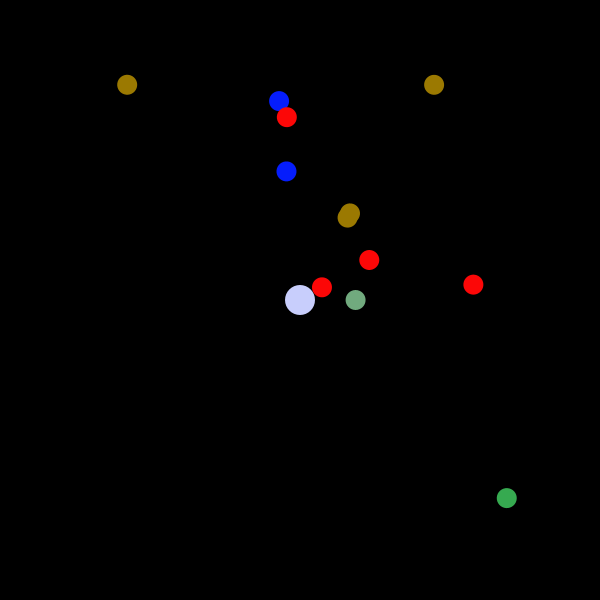
Frame 1 (no input)
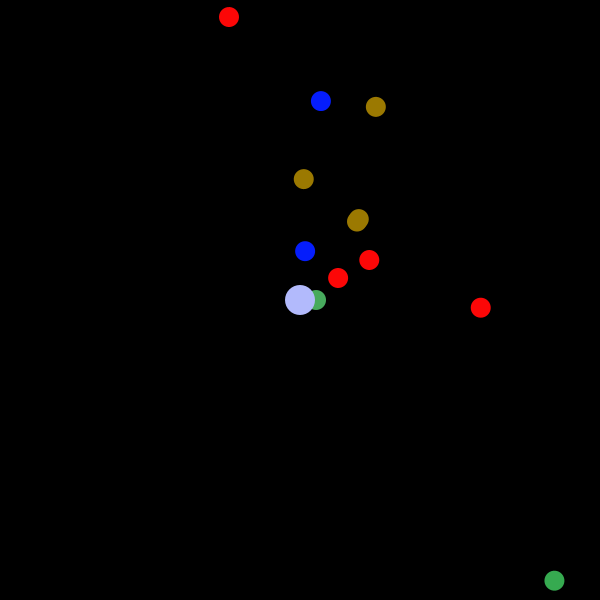
Frame 60 (the mouse pressed at the canvas centre just before this capture)
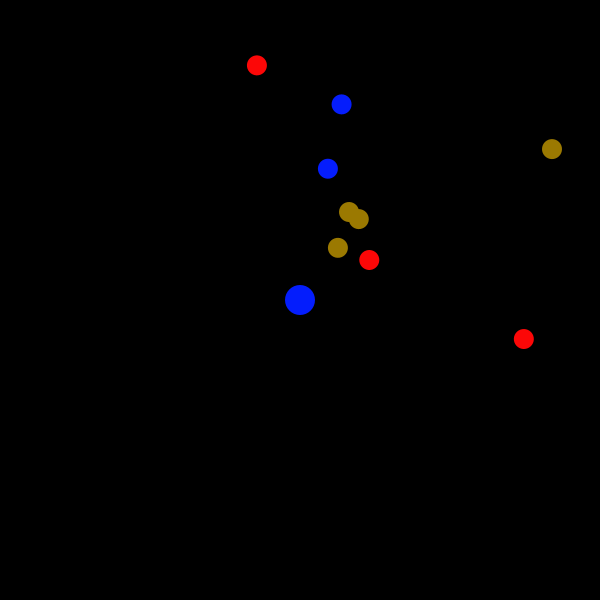
Frame 120 (the mouse held since frame 60 and released just before this capture)

The Processing sketch that drew these frames (run headless with seeded random() and noise(); from frame 60 on, the mouse is pressed at the canvas centre):

// Processing sketch: processing_21026
// ── processing_21026.pde


int hours;
int minutes;
int seconds;
int SS = 0;


void setup() {
  size(600, 600);
  colorMode(HSB, 100);
  background(0, 0,90);
  strokeCap(ROUND);
  smooth();
}

void draw() {
 
   // get system variables
 hours = hour();
 minutes = minute();
 seconds = second();
 
 println(hours + " " + minutes + " " + seconds);
    
    // fix for 24 hour clock
  if(hours > 12) {
   hours -= 12; 
  }
 
background(000);
 
    // center sketch
  translate(300,300);
  rotate(radians(90));
  noFill();

//minutes

S();
//SS();
M();
H();

//??
//fromhours
//stroke(37, random (100), 67, 10); 
//line(0, random(-600), 0, 0);
fill (37, random (100), 67);
ellipse (0, random(-600), 20, 20);
/* Stuff..
//from seconds to minutes
//stroke( 13, random(100), 61, 50);
//line(0, random(600), 0, 0);
fill( 13, random(100), 61);
ellipse(0, random(300), 20, 20);

//from minutes hours

fill( 355, random(100), 99);
ellipse(random(300), 0, 20, 20);
stroke( 355, random(100), 99, 10);
line( 0, 0,  300, 0);
line( 0, 0,  -300, -300);
*/


//center
noStroke();
fill(65, random(100), 99);
ellipse( 0, 0, 30, 30);




  
}

void S(){
  
    // second hand
pushMatrix();
rotate(radians(6 * seconds));
//center minute
noStroke();
 fill(65, 98, 99);
ellipse( -200, 0, 20, 20);
ellipse(random(-200), 0, 20, 20);

//from minutes to plane
  fill( 13, 99, 61);
ellipse(-200, random(-600), 20, 20);


popMatrix();

}

/*
void SS(){
    
  pushMatrix();
rotate(radians(6 * seconds));
noStroke();
fill ( 40, random(50), 50);
ellipse( 0,  random (-600), 20, 20);

popMatrix();
 
}

*/


void M(){
strokeWeight(6);
  noStroke();
  fill( 13, 99, 61);
   
  pushMatrix();
  rotate(radians(6 * minutes));
 
  //center minute
 ellipse( -100, 0, 20, 20);

  ellipse( random(-100), 0, 20, 20);
  
  //go to minutes from plane
  fill( 355, 97, 99);
 ellipse( -100, random(-600), 20, 20); 
 //from plane to hours
 
   fill( 13, 99, 61);
ellipse(-100, random(300), 20, 20);

  popMatrix();
  

  
}

void H(){

  noStroke();
  fill( 355, 97, 99);
  pushMatrix();
  rotate(radians(30 * hours));  // 30 * 12 = 360 degrees
  // the center hour (?)
  ellipse( -80, 0, 20, 20);
    ellipse( random(-80), 0, 20, 20);
  //go from hour to plane
    
     fill(37, 68, 67);
    ellipse(-80, random(-600), 20, 20);
    
     //go to hours from plane
  fill( 355, 97, 99);
 ellipse( -80, random(300), 20, 20); 
  popMatrix();
  
 
  
}
